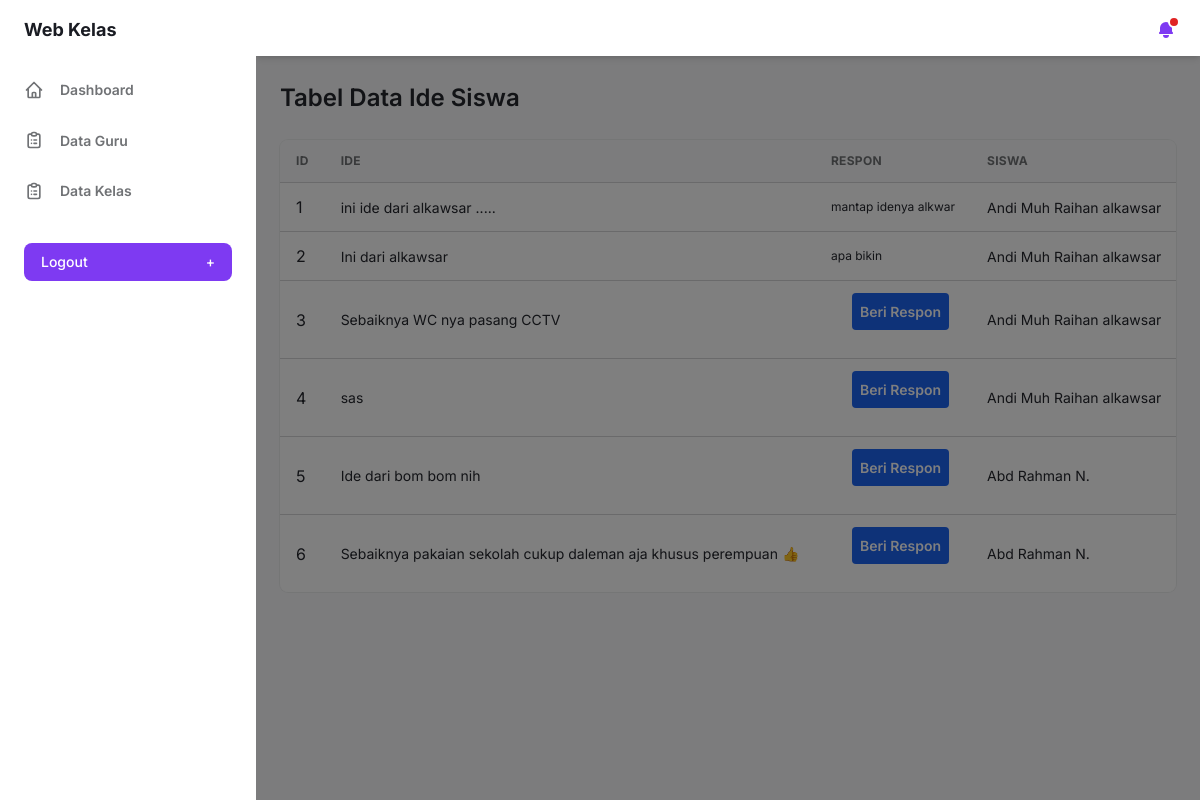
The page /webkelas/view_ide.php (signed in) on the database its author committed.
### tables this page shows
CREATE TABLE `ide` (
  `id` int(11) NOT NULL,
  `ide_text` text NOT NULL,
  `response_text` text NOT NULL,
  `siswa_id` int(11) NOT NULL
);

CREATE TABLE `siswa` (
  `id` int(11) NOT NULL,
  `nama` varchar(100) NOT NULL,
  `nis` varchar(100) NOT NULL,
  `nisn` varchar(100) NOT NULL,
  `alamat` varchar(100) NOT NULL,
  `tgl_lahir` date NOT NULL,
  `id_kelas` int(11) NOT NULL
);

### webkelas/view_ide.php (the view, shortened to what this page needs)
<!DOCTYPE html>
<html :class="{ 'theme-dark': false }" x-data="data()" lang="en">
<head>
    <?php require_once './views/header.php'; ?>
</head>
<body>
    <div class="flex h-screen bg-gray-50 dark:bg-gray-900" :class="{ 'overflow-hidden': isSideMenuOpen }">
        <?php require_once './views/sidebar.php'; ?>
        <div class="flex flex-col flex-1 w-full">
            <?php require_once './views/navbar.php'; ?>
            <main class="h-full pb-16 overflow-y-auto">
                <div class="container grid px-6 mx-auto">
                    <h2 class="my-6 text-2xl font-semibold text-gray-700 dark:text-gray-200">
                        Tabel Data Ide Siswa
                    </h2>
                    <div class="w-full overflow-hidden rounded-lg shadow-xs">
                        <div class="w-full overflow-x-auto">
                            <table class="w-full whitespace-no-wrap">
                                <thead>
                                    <tr
                                        class="text-xs font-semibold tracking-wide text-left text-gray-500 uppercase border-b dark:border-gray-700 bg-gray-50 dark:text-gray-400 dark:bg-gray-800">
                                        <th class="px-4 py-3">id</th>
                                        <th class="px-4 py-3">Ide</th>
                                        <th class="px-4 py-3">respon</th>
                                        <th class="px-4 py-3">siswa</th>
                                    </tr>
                                </thead>
                                <tbody class="bg-white divide-y dark:divide-gray-700 dark:bg-gray-800">
                                    <?php
                                    require_once "db.php";
                                    $i = 1;
                                    if ($_SESSION['role'] == 'siswa') {
                                        $query = mysqli_query($koneksi, "SELECT i.ide_text as 'ide_text',
                                                                    s.nama as 'siswa',
                                                                    s.id as 'siswa_id',
                                                                    i.id as 'id',
                                                                    i.response_text as 'response_text'
                                                                    FROM
                                                                    ide as i
                                                                    INNER JOIN
                                                                    siswa as s
                                                                    ON i.siswa_id = s.id
                                                                    WHERE i.siswa_id = {$_SESSION['user']['id']};
                                                                    ");
                                    } else {
                                        $query = mysqli_query($koneksi, "SELECT i.ide_text as 'ide_text',
                                                                    s.nama as 'siswa',
                                                                    s.id as 'siswa_id',
                                                                    i.id as 'id',
                                                                    i.response_text as 'response_text'
                                                                    FROM
                                                                    ide as i
                                                                    INNER JOIN
                                                                    siswa as s
                                                                    ON i.siswa_id = s.id
                                                                   ;
                                                                    ");
                                    }
                                    while ($data = mysqli_fetch_array($query)) {
                                        ?>
                                        <tr class="text-gray-700 dark:text-gray-400">
                                            <td class="px-4 py-3">
                                                <?= $i ?>
                                            </td>
                                            <td class="px-4 py-3 text-sm">
                                                <?= $data['ide_text'] ?>
                                            </td>
                                            <td class="px-4 py-3 text-xs">
                                                <?php if (empty($data['response_text']) && $_SESSION['role'] != 'siswa'): ?>
                                                    <div class="flex text-sm font-semibold mb-4 align-center justify-end">
                                                        <a class="rounded bg-blue-600 text-white p-2 njj"
                                                            href="respon_ide.php?id=<?= $data['id'] ?>&id_siswa=<?= $data['siswa_id'] ?>">Beri
                                                            Respon</a><br>
                                                    </div> <?php else: ?>
                                                    <?= $data['response_text'] ?>
                                                <?php endif; ?>
                                            </td>
                                            <td class="px-4 py-3 text-sm">
                                                <?= $data['siswa'] ?>
                                            </td>
                                        </tr>
                                        <?php
                                        $i++;
                                    }
                                    ?>
                                </tbody>
                            </table>
                        </div>
                    </div>
                </div>
            </main>
        </div>
    </div>
</body>
</html>

### rows shown on the page
ide: ide_text "ini ide dari alkawsar .....", response_text "mantap idenya alkwar", siswa.nama "Andi Muh Raihan alkawsar"
ide: ide_text "Ini dari alkawsar", response_text "apa bikin", siswa.nama "Andi Muh Raihan alkawsar"
ide: ide_text "Sebaiknya WC nya pasang CCTV", siswa.nama "Andi Muh Raihan alkawsar"
ide: ide_text "sas", siswa.nama "Andi Muh Raihan alkawsar"
ide: ide_text "Ide dari bom bom nih", siswa.nama "Abd Rahman N."
ide: ide_text "Sebaiknya pakaian sekolah cukup daleman aja khusus perempuan 👍", siswa.nama "Abd Rahman N."
